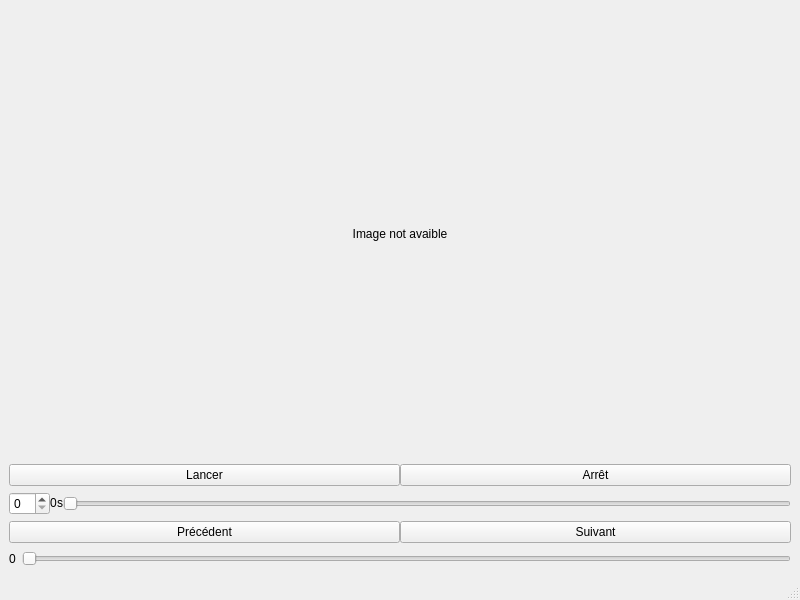
<?xml version="1.0" encoding="UTF-8"?>
<ui version="4.0">
 <class>MainWindow</class>
 <widget class="QMainWindow" name="MainWindow">
  <property name="geometry">
   <rect>
    <x>0</x>
    <y>0</y>
    <width>800</width>
    <height>600</height>
   </rect>
  </property>
  <property name="windowTitle">
   <string>Volcano</string>
  </property>
  <widget class="QWidget" name="centralwidget">
   <layout class="QGridLayout" name="gridLayout">
    <item row="0" column="0">
     <widget class="QLabel" name="labelImage">
      <property name="sizePolicy">
       <sizepolicy hsizetype="Expanding" vsizetype="Expanding">
        <horstretch>0</horstretch>
        <verstretch>0</verstretch>
       </sizepolicy>
      </property>
      <property name="text">
       <string>Image not avaible</string>
      </property>
      <property name="alignment">
       <set>Qt::AlignCenter</set>
      </property>
     </widget>
    </item>
    <item row="1" column="0">
     <layout class="QHBoxLayout" name="horizontalLayout">
      <property name="spacing">
       <number>0</number>
      </property>
      <item>
       <widget class="QPushButton" name="buttonPlay">
        <property name="text">
         <string>Lancer</string>
        </property>
       </widget>
      </item>
      <item>
       <widget class="QPushButton" name="buttonStop">
        <property name="text">
         <string>Arrêt</string>
        </property>
       </widget>
      </item>
     </layout>
    </item>
    <item row="2" column="0">
     <layout class="QHBoxLayout" name="horizontalLayout_2">
      <property name="spacing">
       <number>0</number>
      </property>
      <item>
       <widget class="QSpinBox" name="spinBoxMaxFrame"/>
      </item>
      <item>
       <widget class="QLabel" name="labelTempsMax">
        <property name="sizePolicy">
         <sizepolicy hsizetype="Preferred" vsizetype="Minimum">
          <horstretch>0</horstretch>
          <verstretch>0</verstretch>
         </sizepolicy>
        </property>
        <property name="minimumSize">
         <size>
          <width>0</width>
          <height>20</height>
         </size>
        </property>
        <property name="maximumSize">
         <size>
          <width>16777215</width>
          <height>20</height>
         </size>
        </property>
        <property name="text">
         <string>0</string>
        </property>
       </widget>
      </item>
      <item>
       <widget class="QLabel" name="label_2">
        <property name="maximumSize">
         <size>
          <width>16777215</width>
          <height>20</height>
         </size>
        </property>
        <property name="text">
         <string>s</string>
        </property>
       </widget>
      </item>
      <item>
       <widget class="QSlider" name="sliderDureeMax">
        <property name="orientation">
         <enum>Qt::Horizontal</enum>
        </property>
       </widget>
      </item>
     </layout>
    </item>
    <item row="3" column="0">
     <layout class="QHBoxLayout" name="horizontalLayout_6">
      <property name="spacing">
       <number>0</number>
      </property>
      <item>
       <widget class="QPushButton" name="buttonPrevious">
        <property name="text">
         <string>Précédent</string>
        </property>
       </widget>
      </item>
      <item>
       <widget class="QPushButton" name="buttonNext">
        <property name="text">
         <string>Suivant</string>
        </property>
       </widget>
      </item>
     </layout>
    </item>
    <item row="4" column="0">
     <layout class="QHBoxLayout" name="horizontalLayout_7">
      <item>
       <widget class="QLabel" name="labelCurseur">
        <property name="sizePolicy">
         <sizepolicy hsizetype="Preferred" vsizetype="Minimum">
          <horstretch>0</horstretch>
          <verstretch>0</verstretch>
         </sizepolicy>
        </property>
        <property name="minimumSize">
         <size>
          <width>0</width>
          <height>20</height>
         </size>
        </property>
        <property name="maximumSize">
         <size>
          <width>16777215</width>
          <height>20</height>
         </size>
        </property>
        <property name="text">
         <string>0</string>
        </property>
        <property name="margin">
         <number>5</number>
        </property>
        <property name="indent">
         <number>-1</number>
        </property>
       </widget>
      </item>
      <item>
       <widget class="QSlider" name="sliderCurseur">
        <property name="orientation">
         <enum>Qt::Horizontal</enum>
        </property>
       </widget>
      </item>
     </layout>
    </item>
   </layout>
  </widget>
  <widget class="QMenuBar" name="menubar">
   <property name="geometry">
    <rect>
     <x>0</x>
     <y>0</y>
     <width>800</width>
     <height>25</height>
    </rect>
   </property>
  </widget>
  <widget class="QStatusBar" name="statusbar"/>
 </widget>
 <resources/>
 <connections>
  <connection>
   <sender>sliderDureeMax</sender>
   <signal>valueChanged(int)</signal>
   <receiver>labelTempsMax</receiver>
   <slot>setNum(int)</slot>
   <hints>
    <hint type="sourcelabel">
     <x>103</x>
     <y>561</y>
    </hint>
    <hint type="destinationlabel">
     <x>71</x>
     <y>565</y>
    </hint>
   </hints>
  </connection>
 </connections>
</ui>
